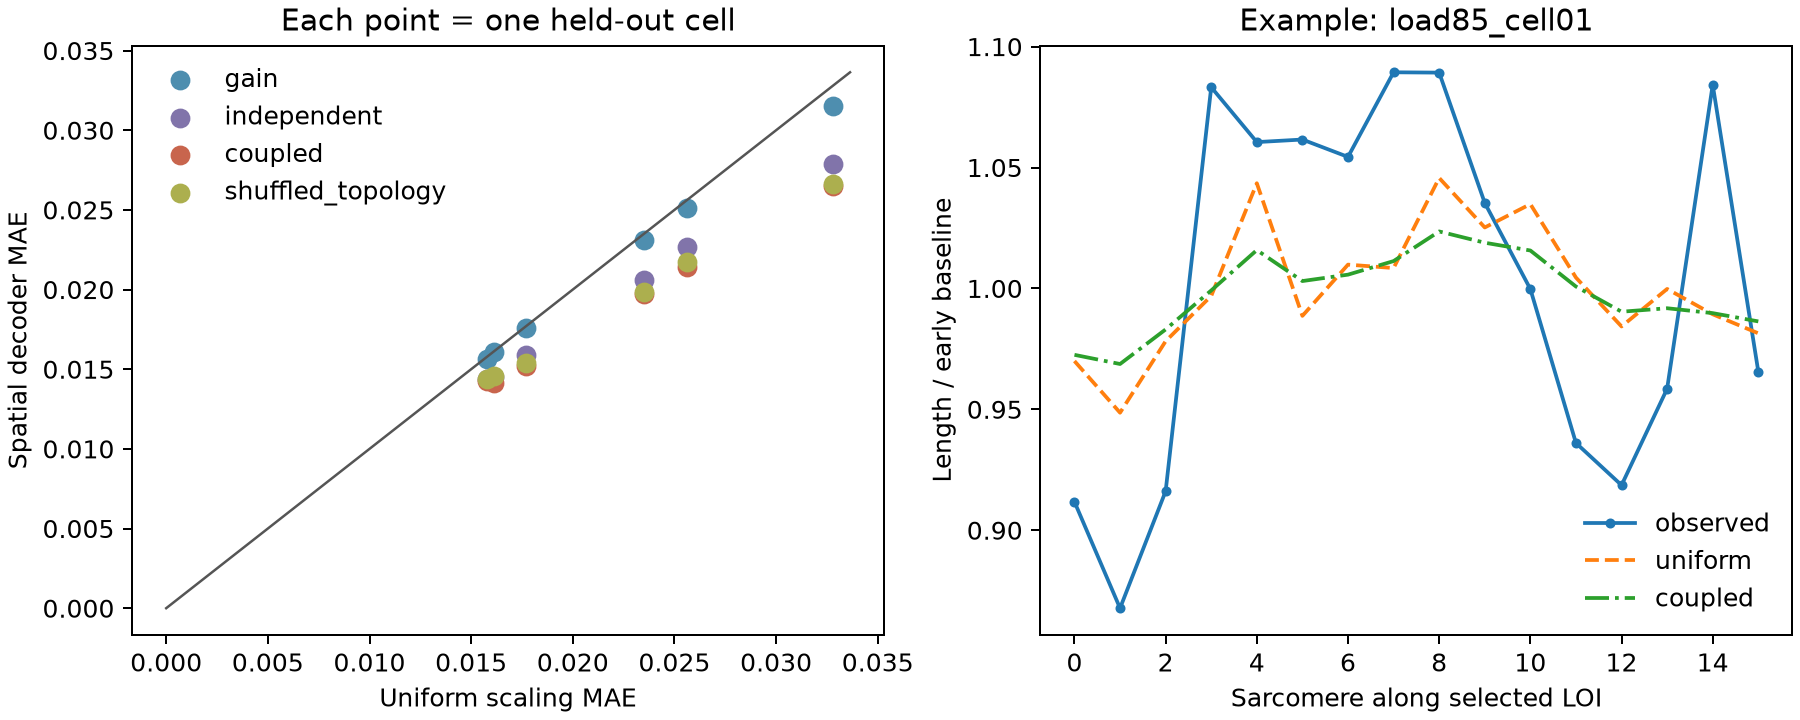

This figure's Python source:
"""Can a calibrated spatial mechanics rule forecast individual sarcomeres?

The future LOI-average trajectory is deliberately supplied to every method.
This isolates the *spatial decoder*; it is not an end-to-end cell forecast.
The six independent cells are tested by leaving out whole stiffness groups.
"""
from __future__ import annotations

import json
from pathlib import Path

import matplotlib
matplotlib.use("Agg")
import matplotlib.pyplot as plt
import numpy as np

HERE = Path(__file__).resolve().parent
FIRST, HORIZON, STRIDE = 300, 10, 10
LOADS = (5, 15, 85)


def track_arrays(data, prefix):
    raw = np.asarray(data[f"{prefix}_sarcomere_length_um"], float)
    mean_raw = np.asarray(data[f"{prefix}_length_um"], float)
    sb = np.nanmedian(raw[:, :FIRST], axis=1)
    mb = float(np.nanmedian(mean_raw[:FIRST]))
    valid = np.isfinite(sb) & (sb > 0)
    x = raw[valid] / sb[valid, None]
    m = mean_raw / mb
    # Early recording is the only test-cell information used to personalize
    # each sarcomere's mechanical response and baseline offset.
    beta = np.ones(len(x))
    for i, row in enumerate(x):
        ok = np.isfinite(row[:FIRST]) & np.isfinite(m[:FIRST])
        if ok.sum() < 60:
            continue
        mm, xx = m[:FIRST][ok], row[:FIRST][ok]
        den = np.sum((mm - mm.mean()) ** 2)
        if den > 1e-8:
            beta[i] = np.sum((mm - mm.mean()) * (xx - xx.mean())) / den
    # Clipping was fixed before the held-out evaluation: extreme slopes from
    # weak early contractions should not determine a future trajectory.
    beta = np.clip(beta, -1.0, 3.0)
    r0 = np.nanmedian(x[:, :FIRST] - m[None, :FIRST], axis=1)
    return x, m, beta, r0


def laplace(field):
    left = np.r_[field[0], field[:-1]]
    right = np.r_[field[1:], field[-1]]
    return left + right - 2 * field


def collect():
    data = np.load(HERE / "sarcomere_tracks.npz")
    tracks = {}
    for prefix in sorted(k.removesuffix("_length_um") for k in data.files
                         if k.endswith("_length_um") and "_sarcomere_" not in k):
        load = int(prefix.split("_")[0].removeprefix("load"))
        cell = prefix.split("_loi")[0]
        x, m, beta, r0 = track_arrays(data, prefix)
        windows = []
        for t in range(FIRST, len(m) - HORIZON - 1, STRIDE):
            future_m = m[t:t + HORIZON + 1]
            valid = (np.isfinite(x[:, t-1:t+HORIZON+1]).all(axis=1)
                     & np.isfinite(beta) & np.isfinite(r0))
            if valid.sum() < 8 or not np.isfinite(future_m).all():
                continue
            windows.append((x[valid, t-1:t+HORIZON+1], future_m,
                            beta[valid], r0[valid]))
        if windows:
            tracks.setdefault(load, {}).setdefault(cell, []).append((prefix, windows))
    return tracks


def predict(win, model, coeff=(0, 0, 0)):
    x, m, beta, r0 = win
    if model.startswith("shuffled"):
        seed = int(model.removeprefix("shuffled"))
        order = np.random.default_rng(1057 + 31 * len(x) + seed).permutation(len(x))
        permuted = (x[order], m, beta[order], r0[order])
        out = predict(permuted, "coupled", coeff)
        return out[np.argsort(order)]
    current = x[:, 1].copy()
    out = []
    c, a, gamma = coeff
    for h in range(HORIZON):
        dm = m[h+1] - m[h]
        if model == "persistence":
            nxt = current.copy()
        elif model == "uniform":
            nxt = current + dm
        elif model == "gain":
            nxt = current + dm * (1 + gamma * (beta - 1))
        elif model in ("coupled", "independent"):
            r = current - m[h]
            nxt = (current + dm * (1 + gamma * (beta - 1))
                   + c * laplace(r) + a * (r0-r))
        else:
            raise ValueError(model)
        current = nxt
        out.append(nxt)
    return np.stack(out, axis=1)


def cell_scores(cell_lois, model, coeff):
    # LOIs are correlated. They are averaged within a cell first.
    loivalues = []
    localonly = []
    spatial_r2 = []
    example = None
    n_windows = 0
    for prefix, windows in cell_lois:
        errs, residual_errs, numerator, denominator = [], [], 0.0, 0.0
        for win in windows:
            x, m, _, _ = win
            pred = predict(win, model, coeff)
            actual = x[:, 2:]
            errs.append(np.mean(np.abs(pred-actual)))
            # Removes observed global motion from the score, so an apparently
            # good result cannot come solely from being given future LOI mean.
            pred_spatial = pred-pred.mean(axis=0, keepdims=True)
            true_spatial = actual-actual.mean(axis=0, keepdims=True)
            residual_errs.append(np.mean(np.abs(pred_spatial-true_spatial)))
            numerator += float(np.sum((pred_spatial-true_spatial)**2))
            denominator += float(np.sum(true_spatial**2))
            if example is None and np.std(actual[:, -1]) > 0.005:
                example = (prefix, x[:, 1].copy(), actual[:, -1].copy(),
                           pred[:, -1].copy(), float(m[-1]))
        if errs:
            loivalues.append(float(np.mean(errs)))
            localonly.append(float(np.mean(residual_errs)))
            spatial_r2.append(float(1-numerator/max(denominator, 1e-12)))
            n_windows += len(errs)
    return {"mae": float(np.mean(loivalues)),
            "local_residual_mae": float(np.mean(localonly)),
            "spatial_pattern_r2": float(np.mean(spatial_r2)),
            "n_windows": n_windows, "n_lois": len(loivalues)}, example


def score_training(tracks, held_load, coeff, model="coupled"):
    return np.mean([cell_scores(lois, model, coeff)[0]["mae"]
                    for load, cells in tracks.items() if load != held_load
                    for lois in cells.values()])


def main():
    tracks = collect()
    if any(len(tracks.get(load, {})) != 2 for load in LOADS):
        raise RuntimeError("Expected exactly two cells at each of three stiffnesses")
    # Small, physically stable coefficients. No test-cell future response is
    # used for tuning. The grid includes the uniform (0,0,0) null model.
    grid = [(c, a, g) for c in (0, .03, .10)
            for a in (0, .01, .04) for g in (0, .25, .5, 1.)]
    # A local-gain decoder is also tuned independently on the training cells.
    gain_grid = (0, .25, .5, 1.)
    result = {"method": "whole-stiffness held-out spatial decoder",
              "n_independent_cells": 6, "future_global_LOI_trace": "given to all models (oracle)",
              "calibration": "first 300 frames per LOI, approximately 4.9 s",
              "horizon_frames": HORIZON, "stride_frames": STRIDE,
              "per_cell": {}, "selected_coefficients": {}}
    examples = {}
    for held in LOADS:
        best_c = min(grid, key=lambda x: score_training(tracks, held, x))
        best_ind = min((v for v in grid if v[0] == 0),
                       key=lambda x: score_training(tracks, held, x, "independent"))
        # The randomized-neighbour control gets its *own* coefficient choice
        # using only training cells; otherwise the adjacency comparison is unfair.
        shuffled_grid = [(c, best_ind[1], best_ind[2]) for c in (0, .03, .10)]
        best_shuffled = min(shuffled_grid, key=lambda coeff: np.mean([
            score_training(tracks, held, coeff, f"shuffled{j}")
            for j in range(5)]))
        best_g = min(gain_grid, key=lambda g: np.mean([
            cell_scores(lois, "gain", (0, 0, g))[0]["mae"]
            for load, cells in tracks.items() if load != held
            for lois in cells.values()]))
        result["selected_coefficients"][str(held)] = {
            "coupled": list(best_c), "independent": list(best_ind),
            "shuffled_topology": list(best_shuffled), "gain": best_g}
        for cell, lois in tracks[held].items():
            result["per_cell"][cell] = {"load_kpa": held}
            for model, coeff in (("persistence", (0, 0, 0)),
                                 ("uniform", (0, 0, 0)),
                                 ("gain", (0, 0, best_g)),
                                 ("independent", best_ind),
                                 ("coupled", best_c)):
                score, ex = cell_scores(lois, model, coeff)
                result["per_cell"][cell][model] = score
                if ex is not None and model in ("uniform", "coupled"):
                    examples[(cell, model)] = ex
            nulls = [cell_scores(lois, f"shuffled{j}", best_shuffled)[0]
                     for j in range(5)]
            result["per_cell"][cell]["shuffled_topology"] = {
                key: float(np.mean([score[key] for score in nulls]))
                for key in ("mae", "local_residual_mae", "spatial_pattern_r2",
                            "n_windows", "n_lois")}
    models = ("persistence", "uniform", "gain", "independent",
              "coupled", "shuffled_topology")
    cells = list(result["per_cell"])
    result["summary"] = {model: {
        "cell_macro_mae": float(np.mean([result["per_cell"][cell][model]["mae"]
                                          for cell in cells])),
        "cell_macro_spatial_pattern_r2": float(np.mean([
            result["per_cell"][cell][model]["spatial_pattern_r2"]
            for cell in cells])),
        "cells_better_than_uniform": int(sum(
            result["per_cell"][cell][model]["mae"] <
            result["per_cell"][cell]["uniform"]["mae"] for cell in cells)),
    } for model in models}
    rng = np.random.default_rng(20261018)
    result["paired_cell_contrasts"] = {}
    for model in ("gain", "independent", "coupled", "shuffled_topology"):
        gains = np.asarray([result["per_cell"][cell]["uniform"]["mae"]-
                            result["per_cell"][cell][model]["mae"] for cell in cells])
        boot = np.mean(gains[rng.integers(0, 6, size=(10000, 6))], axis=1)
        result["paired_cell_contrasts"][f"{model}_vs_uniform"] = {
            "mean_absolute_gain": float(gains.mean()),
            "cell_bootstrap_95": np.quantile(boot, [.025, .975]).tolist(),
            "per_cell_gain": dict(zip(cells, gains.tolist()))}
    (HERE / "spatial_decoder_gate.json").write_text(
        json.dumps(result, indent=2), encoding="utf-8")
    fig, axs = plt.subplots(1, 2, figsize=(10, 4), layout="constrained")
    for model, color in (("gain", "#4E8EAF"), ("independent", "#8174AA"),
                         ("coupled", "#C8654D"),
                         ("shuffled_topology", "#ACAF4E")):
        base = [result["per_cell"][k]["uniform"]["mae"] for k in cells]
        new = [result["per_cell"][k][model]["mae"] for k in cells]
        axs[0].scatter(base, new, label=model, c=color, s=48)
    lim = max(axs[0].get_xlim()[1], axs[0].get_ylim()[1])
    axs[0].plot([0, lim], [0, lim], c="#555", lw=1)
    axs[0].set(xlabel="Uniform scaling MAE", ylabel="Spatial decoder MAE",
               title="Each point = one held-out cell")
    axs[0].legend(frameon=False)
    cell = max(cells, key=lambda k: result["per_cell"][k]["uniform"]["mae"])
    ex_u, ex_c = examples[(cell, "uniform")], examples[(cell, "coupled")]
    n = len(ex_u[1])
    axs[1].plot(np.arange(n), ex_u[2], "o-", ms=3, label="observed")
    axs[1].plot(np.arange(n), ex_u[3], "--", label="uniform")
    axs[1].plot(np.arange(n), ex_c[3], "-.", label="coupled")
    axs[1].set(xlabel="Sarcomere along selected LOI",
               ylabel="Length / early baseline", title=f"Example: {cell}")
    axs[1].legend(frameon=False)
    fig.savefig(HERE / "spatial_decoder_gate.png", dpi=180)
    print(json.dumps({"summary": result["summary"],
                      "contrasts": result["paired_cell_contrasts"],
                      "coefficients": result["selected_coefficients"]}, indent=2))


if __name__ == "__main__":
    main()
